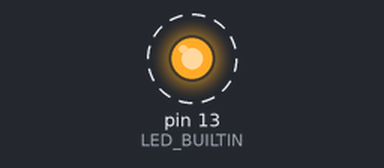
The sketch below on a simulated Arduino Uno, built with avr-gcc and run on an emulated ATmega328P. Shown: output pins drawn as LEDs (lit = HIGH). Dashed ring = blinking. What the sketch prints to the serial monitor is not drawn.

Above: at 0.2 s.
Timing chart, 0 to 3.0 s (numbered marks = the images above):
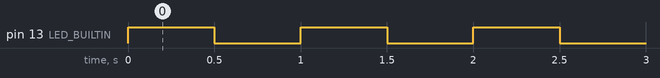

Measured:
- by itself, pin 13 (LED_BUILTIN): alternates HIGH for 0.50 s and LOW for 0.50 s

The sketch:

Blink.ino
```cpp
/*
 * Ameba Edge AI (AmebaPro2 / AMB82-MINI) - Hello World
 * 目的：確認工具鏈、板子選擇、燒錄流程都正常，再進 AI 範例。
 */

void setup() {
    Serial.begin(115200);
    pinMode(LED_BUILTIN, OUTPUT);
    Serial.println("AmebaPro2 blink start");
}

void loop() {
    digitalWrite(LED_BUILTIN, HIGH);
    delay(500);
    digitalWrite(LED_BUILTIN, LOW);
    delay(500);
    Serial.println("tick");
}
```
